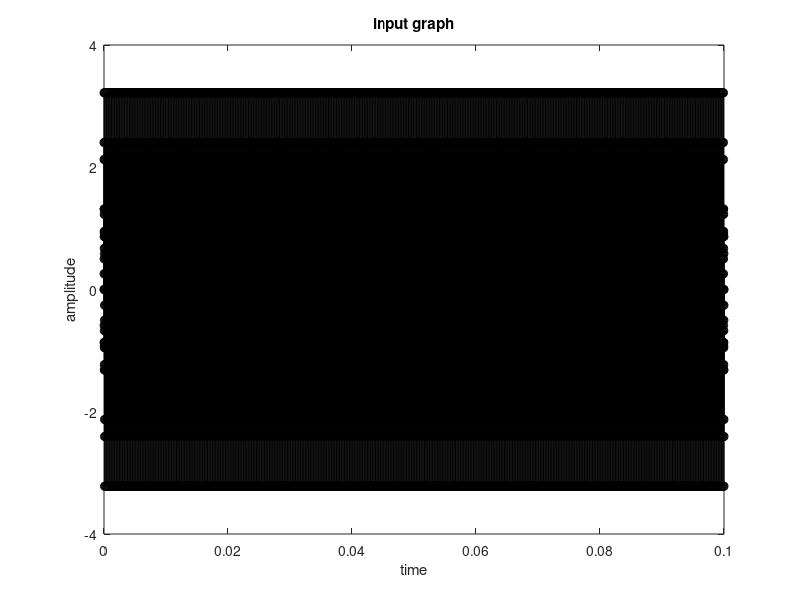
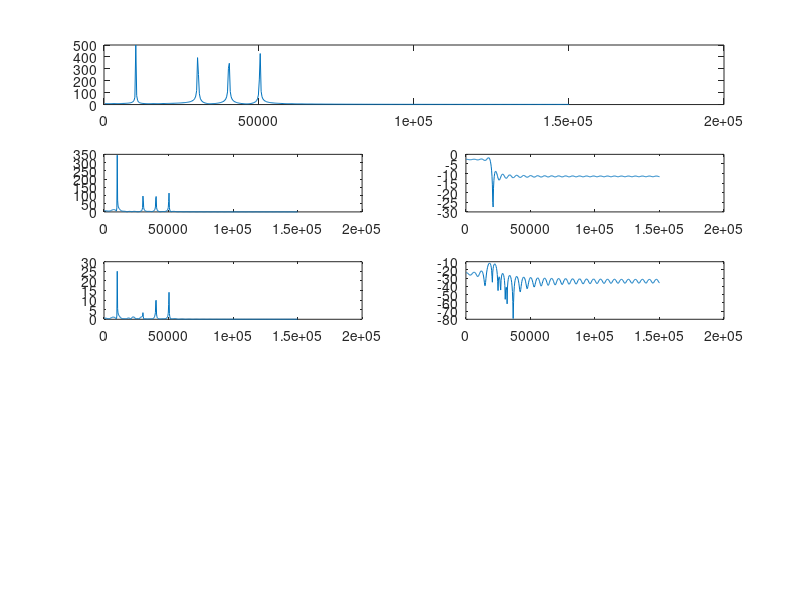

MATLAB code for these plots, in order:
% Design of FIR filter%

clc;
clear all;
close all;

Fl1=30000;
Fl2=40000;
Fl3=50000;
Fl4=10000;

Flc=20000;
Fs=300000;

Wc=2*pi*(Flc/Fs);
t=0:1/(Fs):0.1;

x=sin(2*pi*Fl1*t)+sin(2*pi*Fl2*t)+sin(2*pi*Fl3*t)+sin(2*pi*Fl4*t);
%displaying the input image:
M=111;
figure;
stem(t,x,'k');
xlabel('time');
ylabel('amplitude');
title('input graph');
D=1024;

dft_x=fft(x,D);
for i=1:(D/2)
    fr(i)=i*(Fs/D);
end

figure;
subplot(5,2,[1,2]);
plot(fr,abs(dft_x(1:D/2)));

for n= -(M-1)/2 : (M-1)/2
    if n==0
        hd(n+ (M+1)/2)=Wc/pi;
    else 
        hd(n+(M+1)/2)=(sin(pi*n)-sin(Wc*n))/(pi*n);
    end
end

for n=-(M-1)/2 :(M-1)/2
    Wn(n + (M+1)/2)=1;
end

for n= -(M-1)/2: (M-1)/2
    Wnh(n + (M+1)/2)= 0.54- 0.46 * cos((2*pi*n)/(M-1));
end

for n=-(M-1)/2: (M+1)/2
    Wnhn(n+ (M+1)/2)=0.5 ;
end
h=hd.*Wn;
y=filter(h,1,x);
fft_y=fft(y,D);
subplot(5,2,3);
plot(fr,abs(fft_y(1:D/2)));
h1=freqz(h,1,D/2);
subplot(5,2,4);
plot(fr,20*log10(abs(h1)));


h=hd.*Wnh;
y=filter(h,1,x);
fft_y=fft(y,D);
subplot(5,2,5);
plot(fr,abs(fft_y(1:D/2)));
h1=freqz(h,1,D/2);
subplot(5,2,6);
plot(fr,20*log10(abs(h1)));
for n= -(M-1)/2: (M-1)/2
    Wn(n+ (M+1)/2)= 1;
end
